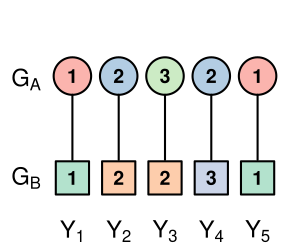

This figure's R source:
set.seed(123)

# Bipartite edges: pairs of nodes (A node, B node)
edges <- list(
  c(1, 1),
  c(2, 2),
  c(3, 2),
  c(2, 3),
  c(1, 1)
)

n_edges <- length(edges)

# Unique nodes in each group
nodes_A <- sort(unique(sapply(edges, `[`, 1)))
nodes_B <- sort(unique(sapply(edges, `[`, 2)))

# Colors for nodes (soft palettes)
library(RColorBrewer)
colors_A <- brewer.pal(min(length(nodes_A), 8), "Pastel1")
colors_B <- brewer.pal(min(length(nodes_B), 8), "Pastel2")
names(colors_A) <- nodes_A
names(colors_B) <- nodes_B

pdf("examples/bipartite_bnp_nets.pdf", width = 3, height = 2.5)
par(mar = c(1.5, 2, 0, 0.5), mgp = c(3, 0.3, 0)) # Bring labels closer

# Plot canvas
plot(NA,
  xlim = c(0.5, n_edges + 0.5), ylim = c(0, 3),
  xaxt = "n", yaxt = "n", xlab = "", ylab = "", bty = "n", type = "n"
)

# Plot params
node_cex <- 5
get_node_radius <- function(cex) strheight("O", cex = cex)
node_radius <- get_node_radius(node_cex) / 0.72
margin <- 0.01

# X positions for edges
x_pos <- 1:n_edges
y_A <- 2
y_B <- 0.5

text(x = 0, y = y_A - 0.05, labels = expression(G[A]), font = 2, cex = 1.4, xpd = NA)
text(x = 0, y = y_B, labels = expression(G[B]), font = 2, cex = 1.4, xpd = NA)

# Draw nodes and edges
for (i in seq_len(n_edges)) {
  edge <- edges[[i]]
  nodeA <- edge[1]
  nodeB <- edge[2]
  x <- x_pos[i]

  # A node (circle)
  points(x, y_A, pch = 21, bg = colors_A[as.character(nodeA)], cex = node_cex, lwd = 2)
  text(x, y_A, labels = nodeA, cex = 1.2, col = "black", font = 2)

  # B node (square)
  points(x, y_B, pch = 22, bg = colors_B[as.character(nodeB)], cex = node_cex, lwd = 2)
  text(x, y_B, labels = nodeB, cex = 1.2, col = "black", font = 2)

  # Edge line
  segments(
    x0 = x, y0 = y_A - node_radius - margin,
    x1 = x, y1 = y_B + node_radius,
    lwd = 2, col = "black"
  )
}

# Create math expression labels: Y[1], Y[2], ...
edge_labels <- do.call(expression, lapply(1:n_edges, function(i) bquote(Y[.(i)])))

# Add axis (invisible line) with math labels close to plot
axis(1, at = x_pos, labels = edge_labels, lwd = 0, cex.axis = 1.4)

dev.off()
